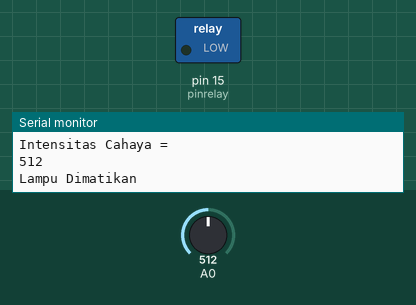
Simulated run of this sketch. Board: Arduino Uno, built with avr-gcc and run on an emulated ATmega328P. Shown: switched loads named in the sketch (green lamp = pin HIGH), the last lines printed to the serial monitor. The test bench sets the inputs (shaded band); at power-on: A0 = 512.

Above: at 1.3 s.
1.4 s: A0 set to 50
2.9 s: A0 set to 41
At 3.9 s:
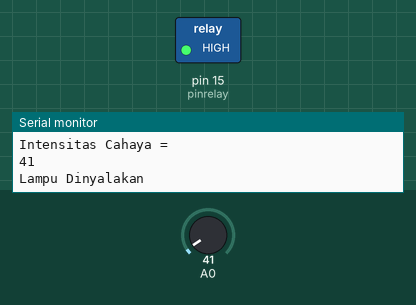
4.5 s: A0 set to 60
At 5.1 s:
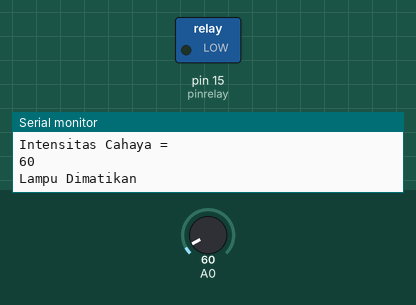
6.0 s: A0 set to 40
At 6.3 s:
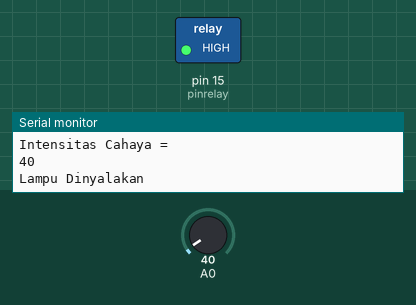
Timing chart, 0 to 8.5 s (numbered marks = the images above; inputs shaded):
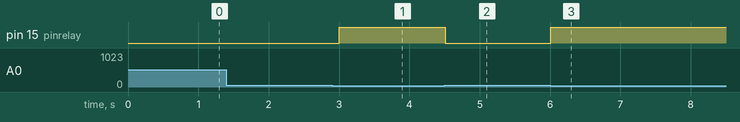

The sketch:

sketch_oct02a.ino
```cpp
int hasilldr;
int pinrelay = 15;

void setup() {
  // put your setup code here, to run once:
  pinMode(pinrelay,OUTPUT);
  digitalWrite(pinrelay,LOW);
  Serial.begin(9600);
}

void loop() {
  // put your main code here, to run repeatedly:
  hasilldr = analogRead(A0);
  Serial.println("----Report----");
  Serial.println("Intensitas Cahaya = ");
  Serial.println(hasilldr);

  if(hasilldr>=50){
    digitalWrite(pinrelay,LOW);
    Serial.println("Lampu Dimatikan");
  }else if(hasilldr<45){
    digitalWrite(pinrelay,HIGH);
    Serial.println("Lampu Dinyalakan");
  }

  delay(500);
}
```

Measured:
- the behaviour switches between 45 and 44 on A0 (found by bisection; images 0 and 1)
- after the input at 2.9 s, pin 15 (pinrelay): LOW → HIGH after 0.11 s
- after the input at 4.5 s, pin 15 (pinrelay): HIGH → LOW at once
- after the input at 6.0 s, pin 15 (pinrelay): LOW → HIGH at once
